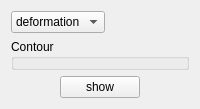
      <widget class="QWidget" name="page_result">
       <property name="sizePolicy">
        <sizepolicy hsizetype="Preferred" vsizetype="Preferred">
         <horstretch>0</horstretch>
         <verstretch>0</verstretch>
        </sizepolicy>
       </property>
       <layout class="QVBoxLayout" name="verticalLayout_6">
        <item>
         <layout class="QHBoxLayout" name="horizontalLayout_25">
          <property name="spacing">
           <number>7</number>
          </property>
          <item>
           <widget class="QComboBox" name="comboBox_result">
            <item>
             <property name="text">
              <string>deformation</string>
             </property>
            </item>
            <item>
             <property name="text">
              <string>stress</string>
             </property>
            </item>
           </widget>
          </item>
          <item>
           <spacer name="horizontalSpacer_11">
            <property name="orientation">
             <enum>Qt::Horizontal</enum>
            </property>
            <property name="sizeHint" stdset="0">
             <size>
              <width>40</width>
              <height>20</height>
             </size>
            </property>
           </spacer>
          </item>
         </layout>
        </item>
        <item>
         <widget class="QGroupBox" name="groupbox_contour">
          <property name="title">
           <string>Contour</string>
          </property>
         </widget>
        </item>
        <item>
         <layout class="QHBoxLayout" name="horizontalLayout_18">
          <item>
           <spacer name="horizontalSpacer_12">
            <property name="orientation">
             <enum>Qt::Horizontal</enum>
            </property>
            <property name="sizeHint" stdset="0">
             <size>
              <width>40</width>
              <height>20</height>
             </size>
            </property>
           </spacer>
          </item>
          <item>
           <widget class="QPushButton" name="button_show_result">
            <property name="text">
             <string>show</string>
            </property>
           </widget>
          </item>
          <item>
           <spacer name="horizontalSpacer_13">
            <property name="orientation">
             <enum>Qt::Horizontal</enum>
            </property>
            <property name="sizeHint" stdset="0">
             <size>
              <width>40</width>
              <height>20</height>
             </size>
            </property>
           </spacer>
          </item>
         </layout>
        </item>
       </layout>
      </widget>
